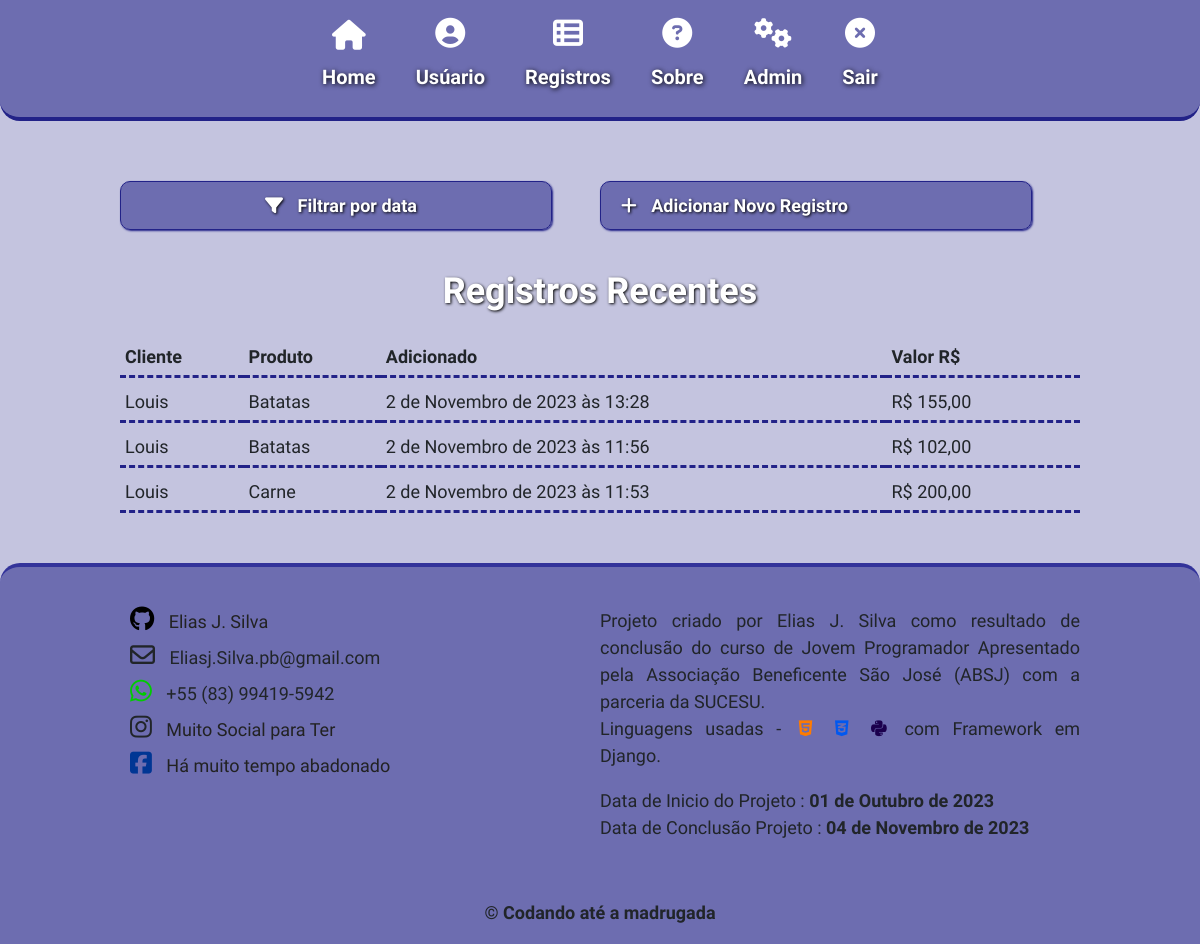
The page /Registros/ (signed in) on the database as committed earlier.
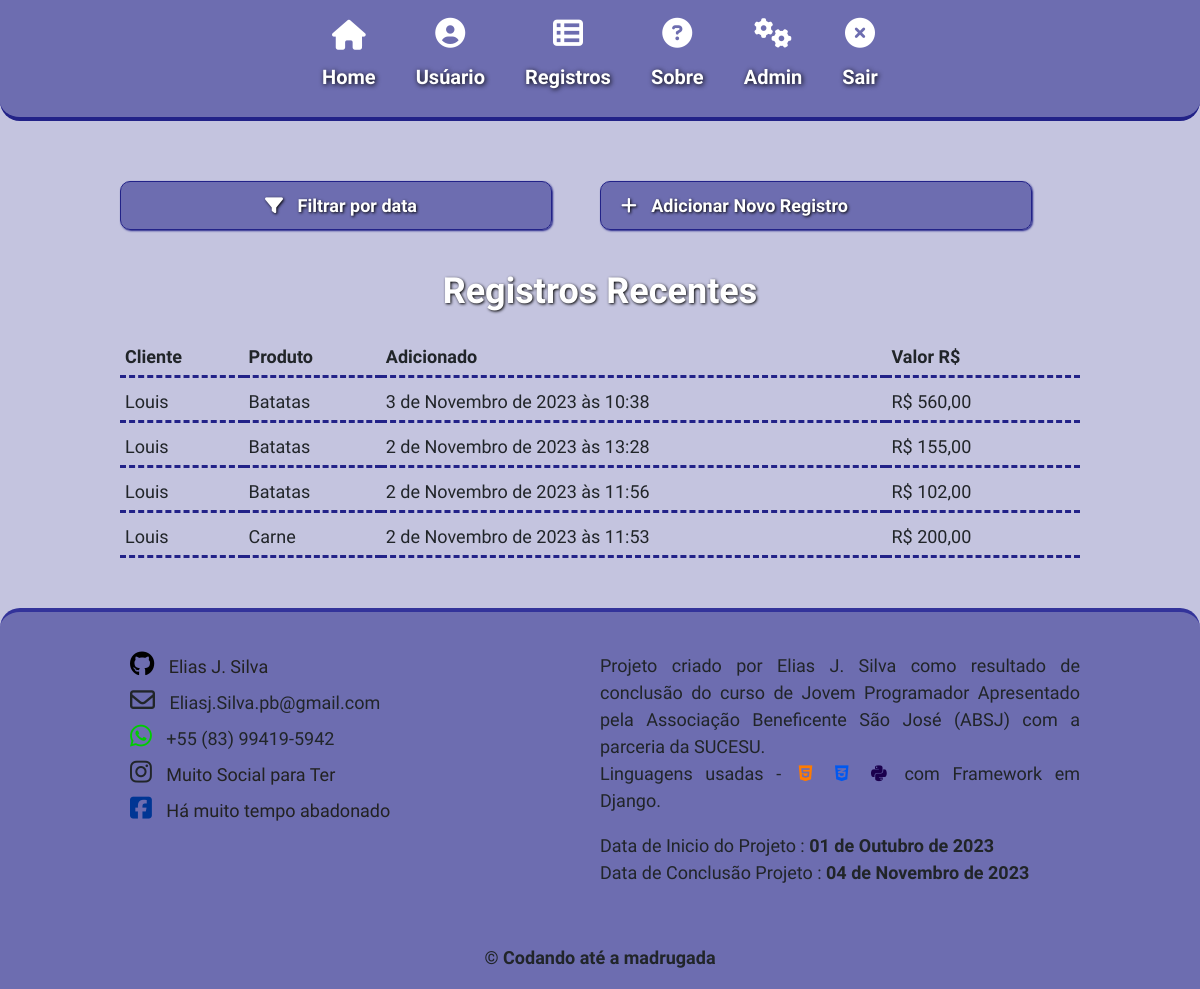
The same page on the database as committed later.
### inventario/models.py (models this page shows, shortened)
class Inventario(models.Model):
    produto = models.ForeignKey(Produto, on_delete=models.CASCADE)
    cliente = models.ForeignKey(Cliente, on_delete=models.CASCADE)
    user = models.ForeignKey(get_user_model(), on_delete=models.CASCADE)
    valor_p1 = models.DecimalField(max_digits=10, decimal_places=2)
    valor_p2 = models.DecimalField(max_digits=10, decimal_places=2, default=0)
    valorProdutos = models.DecimalField(max_digits=10, decimal_places=2, blank=True, default=0)
    subTotal = models.DecimalField(max_digits=10, decimal_places=2, blank=True, default=0)
    combustivel = models.DecimalField(max_digits=10, decimal_places=2, default=0)
    create_at = models.DateTimeField(auto_now_add=True)
    notes = models.TextField(blank=True, null=True)
    class Meta:
        ordering = ['-valorProdutos']

class Cliente(models.Model):
    user = models.ForeignKey(get_user_model(), on_delete=models.CASCADE)
    cliente = models.CharField(max_length=150)
    endereco = models.CharField(max_length=200, blank=True, null=True)
    contato = models.CharField(max_length=15, blank=True, null=True)
    email = models.CharField(max_length=150,blank=True,null=True)
    data = models.DateField(auto_now_add=True)
    observacoes = models.TextField(blank=True, null=True)
    class Meta:
        ordering = ['cliente']
    def __str__(self):
        return self.cliente

class Produto(models.Model):
    user = models.ForeignKey(get_user_model(), on_delete=models.CASCADE)
    produto = models.CharField(max_length=100)
    valorBase = models.DecimalField(max_digits=10, decimal_places=2, default=1.70)
    valorTotal = models.DecimalField(max_digits=10, decimal_places=2, blank=True, default=0)
    create = models.DateField(auto_now_add=True)
    notes = models.TextField(blank=True, null=True)
    class Meta:
        ordering = ['-valorTotal']
    def __str__(self):
        return self.produto

### inventario/views.py (the view)
# urls.py: path('Registros/', views.registers, name = 'registers'),
@login_required
def registers(request):
    sDate = request.GET.get('start_date')
    eDate = request.GET.get('end_date')
    if sDate and eDate:
        print('OK!')
        eDate = parse_date(eDate) + datetime.timedelta(1)
        inventario_list =  models.Inventario.objects.filter(user=request.user, create_at__range=[sDate, eDate])
        paginator = Paginator(inventario_list, 20)
        page = request.GET.get('page')
        inventario = paginator.get_page(page)
        return render(request, 'inventario/registros.html', {'inventario':inventario})
    else:
        inventario_list =  models.Inventario.objects.all().order_by('-create_at').filter(user=request.user)
        paginator = Paginator(inventario_list, 20)
        page = request.GET.get('page')
        inventario = paginator.get_page(page)
    return render(request, 'inventario/registros.html', {'inventario': inventario})

### templates/inventario/registros.html (shortened to what this page needs)
{% extends 'home.html' %}
{% load static %}
{% block content %}
<section class="regist">
    <div class="header-regist">
        <div class="pesq">
            <button onclick="filter()">
                <span><i class="fa-solid fa-filter icon"></i></span>
                <span>Filtrar por data</span>
            </button>
            <a href="{% url 'exisProduto' %}">
                <span><i class="fa-solid fa-plus icon"></i></span>
                <span>Adicionar Novo Registro</span>
            </a>
        </div>
        <div class="regist-list">
            {% if not inventario %}
            <h2>* Sem Registros para mostrar no momento. *</h2>
            <div class="img"><img src="{% static 'imgs/sema-nada.gif' %}" alt="" style="border-radius: 20px; box-shadow: 3px 3px 5px #000; margin: 50px 0;"></div>
            {% else %}
            <h2>Registros Recentes</h2>
            <table>
                <tr>
                    <th>Cliente</th>
                    <th>Produto</th>
                    <th>Adicionado</th>
                    <th>Valor R$</th>
                </tr>
                {% for p in inventario %}
                <tr>
                    <td>
                        {{ p.cliente }}
                    </td>
                    <td>{{ p.produto }}</td>
                    <td>{{ p.create_at }}</td>
                    <td>R$ {{ p.valorProdutos }}</td>
                </tr>
                {% endfor %}
            </table>
            {% endif %}
        </div>
    </div>
</section>
{% endblock %}

### templates/home.html (shortened to what this page needs)
{% load static %}
<!DOCTYPE html>
<html lang="pt-br">
<head>
    <link href="https://cdn.jsdelivr.net/npm/bootstrap@5.3.2/dist/css/bootstrap.min.css" rel="stylesheet">
    <link rel="stylesheet" href="{% static 'css/styles.css' %}">
</head>
<body>
    <header>
        <nav>
            <div class="nav-head">
                <ul>
                    <li>
                        <a href="{% url 'home' %}">
                            <span><i class="fa-solid fa-house fa-2xl icon"></i></span>
                            <span class="text">Home</span>
                        </a>
                    </li>
                    {% if user.is_authenticated %}
                    <li>
                        <a href="{% url 'user' %}">
                            <span><i class="fa-solid fa-circle-user fa-xl icon"></i></span>
                            <span class="text">Usúario</span>
                        </a>
                    </li>
                    {% endif %}
                    <li>
                        <a href="{% url 'registers' %}">
                            <span><i class="fa-solid fa-table-list fa-xl icon"></i></span>
                            <span class="text">Registros</span>
                        </a>
                    </li>
                    <li>
                        <a href="{% url 'about' %}">
                            <span><i class="fa-solid fa-circle-question fa-xl icon"></i></span>
                            <span class="text">Sobre</span>
                        </a>
                    </li>
                    {% if user.is_authenticated %}
                    <li>
                        <a href="/admin/">
                            <span><i class="fa-solid fa-gears fa-xl icon"></i></span>
                            <span class="text">Admin</span>
                        </a>
                    </li>
                    {% endif %}
                    {% if user.is_authenticated %}
                    <li>
                        <a href="{% url 'logout' %}">
                            <span><i class="fa-solid fa-circle-xmark fa-xl icon"></i></span>
                            <span class="text">Sair</span>
                        </a>
                    </li>
                    {% endif %}
                </ul>
            </div>
        </nav>
    </header>
    {% block content %}{% endblock %}
    <footer>
        <div class="rodape">
            <div class="social">
                <div class="redes">
                    <i class="fa-brands fa-github icon" style="color: #000;" title="Github"></i>
                    <a href="https://github.com/EliasjSilva" target="_blank">Elias J. Silva</a>
                </div>
                <div class="redes">
                    <i class="fa-regular fa-envelope icon" title="Email"></i>
                    <span>Eliasj.Silva.pb@gmail.com</span>
                </div>
                <div class="redes">
                    <i class="fa-brands fa-whatsapp icon" style="color: #0c0;" title="Whatsaap"></i>
                    <span>+55 (83) 99419-5942</span>
                </div>
                <div class="redes">
                    <i class="fa-brands fa-instagram icon" title="Instagram"></i>
                    <a href="">Muito Social para Ter</a>
                </div>
                <div class="redes">
                    <i class="fa-brands fa-square-facebook icon" style="color: #003694;" title="Facebook"></i>
                    <a href="">Há muito tempo abadonado</a>
                </div>
            </div>
            <div class="proj">
                <p>
                    Projeto criado por Elias J. Silva como resultado de conclusão do curso de Jovem Programador Apresentado pela Associação Beneficente São José (ABSJ) com a parceria da SUCESU.
                    <br>
                    Linguagens usadas - <i class="fa-brands fa-html5 icon" style="color: #ff7b00;" title="HTML"></i> <i class="fa-brands fa-css3-alt icon" style="color: #0058f0;" title="CSS"></i> <i class="fa-brands fa-python icon" style="color: #1b004d;" title="Python"></i>  com Framework em Django.
                </p>
                <p>
                    Data de Inicio do Projeto : <strong>01 de Outubro de 2023</strong>
                    <br>
                    Data de Conclusão Projeto : <strong>04 de Novembro de 2023</strong>
                </p>
            </div>
        </div>
        <p>&copy; Codando até a madrugada </p>
    </footer>
</body>
</html>

### static/css/styles.css (style rules this page uses)
* { margin: 0; padding: 0; box-sizing: border-box; font-size: 18px; font-family: 'Ubuntu', sans-serif; }
body { background-color: #2284; }
header nav { background-color: #2288; border-bottom: 4px solid #228; border-radius: 0px 0px 20px 20px; height: auto; }
.nav-head { width: 80%; margin: auto; display: flex; }
.nav-head ul { padding: 20px 0; margin: 0px auto; list-style: none; display: flex; }
.nav-head ul li span { display: block; text-align: center; }
.nav-head ul li a { text-decoration: none; color: #fff; font-weight: bold; }
.nav-head ul li a .icon { text-shadow: none; font-size: 30px; padding: 5px 20px; }
.nav-head ul li a .text { font-size: 20px; margin-top: 10px; text-shadow: 1px 1px 5px #000; padding: 5px 20px; font-weight: bold; }
.regist { display: flex; justify-content: center; width: 80%; margin: 40px auto; }
.regist .header-regist { width: 100%; display: flex; justify-content: center; flex-direction: column; margin: auto; }
.regist .pesq { display: grid; grid-template-columns: 50% 50%; margin: 20px 0; }
.regist .pesq a, .pesq button, .search-pesq input, .register .add a { width: 90%; background-color: #2288; text-decoration: none; padding: 10px; border-radius: 10px; border: 1px solid #228; color: #fff; font-weight: bold; text-shadow: 1px 1px 3px #000; box-shadow: 1px 1px 2px #228; }
.regist .pesq a .icon, .pesq button .icon { margin: 0 10px; }
.regist .header-regist span { display: inline; }
.regist .regist-list { display: flex; justify-content: center; flex-direction: column; }
.regist .regist-list > h2, .conttBox .title h3 { color: #fff; text-shadow: 1px 1px 3px #000; font-weight: bold; text-align: center; margin: 20px 0; }
.regist .regist-list > table tr { border-bottom: 3px dashed #228; }
.regist .regist-list > table tr th, tr td { padding: 10px 5px 5px; }
.regist .regist-list > table tr td:last-child { width: 100%; display: flex; justify-content: space-between; padding-right: 20px; }
footer { display: flex; align-items: center; justify-content: center; flex-direction: column; background-color: #2288; margin-top: 50px; border-top: 4px solid #0088; border-radius: 20px 20px 0px 0px; }
footer span { display: inline-block; font-weight: 400; }
footer .rodape { width: 80%; margin: 40px auto; display: flex; justify-content: space-evenly; align-items: start; flex-direction: row; }
footer .rodape .social { width: 100%; }
footer .rodape .social .redes:nth-child(n + 2) { margin-top: 8px; }
footer .rodape .social .redes .icon { margin: 0 10px; font-size: 25px; }
footer .rodape .social .redes a { text-decoration: none; color: #222; }
footer .rodape .proj { width: 100%; text-align: justify; }
footer .rodape .proj .icon { margin: 0 5px; }
footer > p { font-weight: bold; }

Rows that differ between the two databases and show on the page:
added Inventario: cliente "Louis", produto "Batatas", create_at "3 de Novembro de 2023 às 10:38", valorProdutos "560,00"
